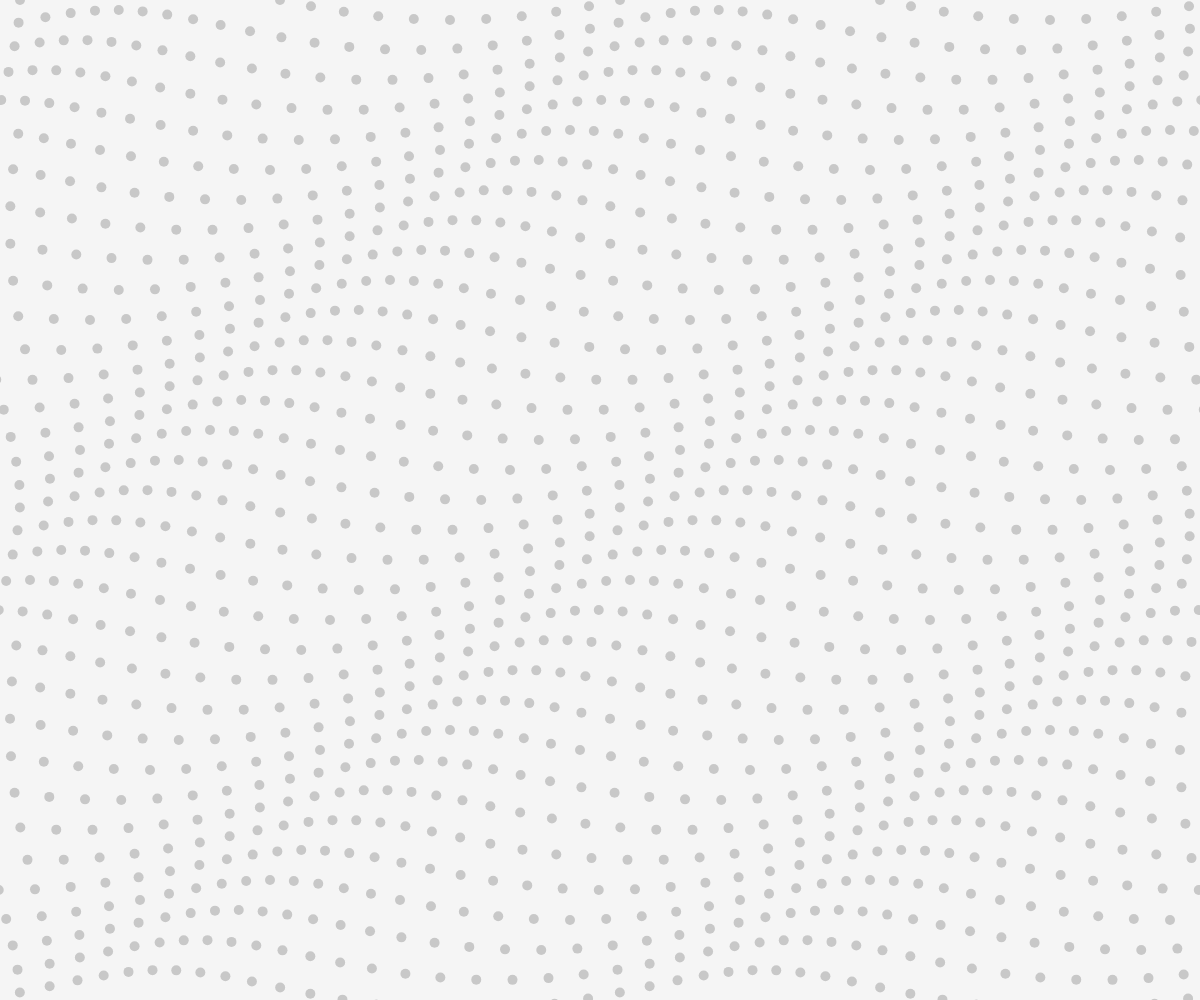
Frame 1 (no input)
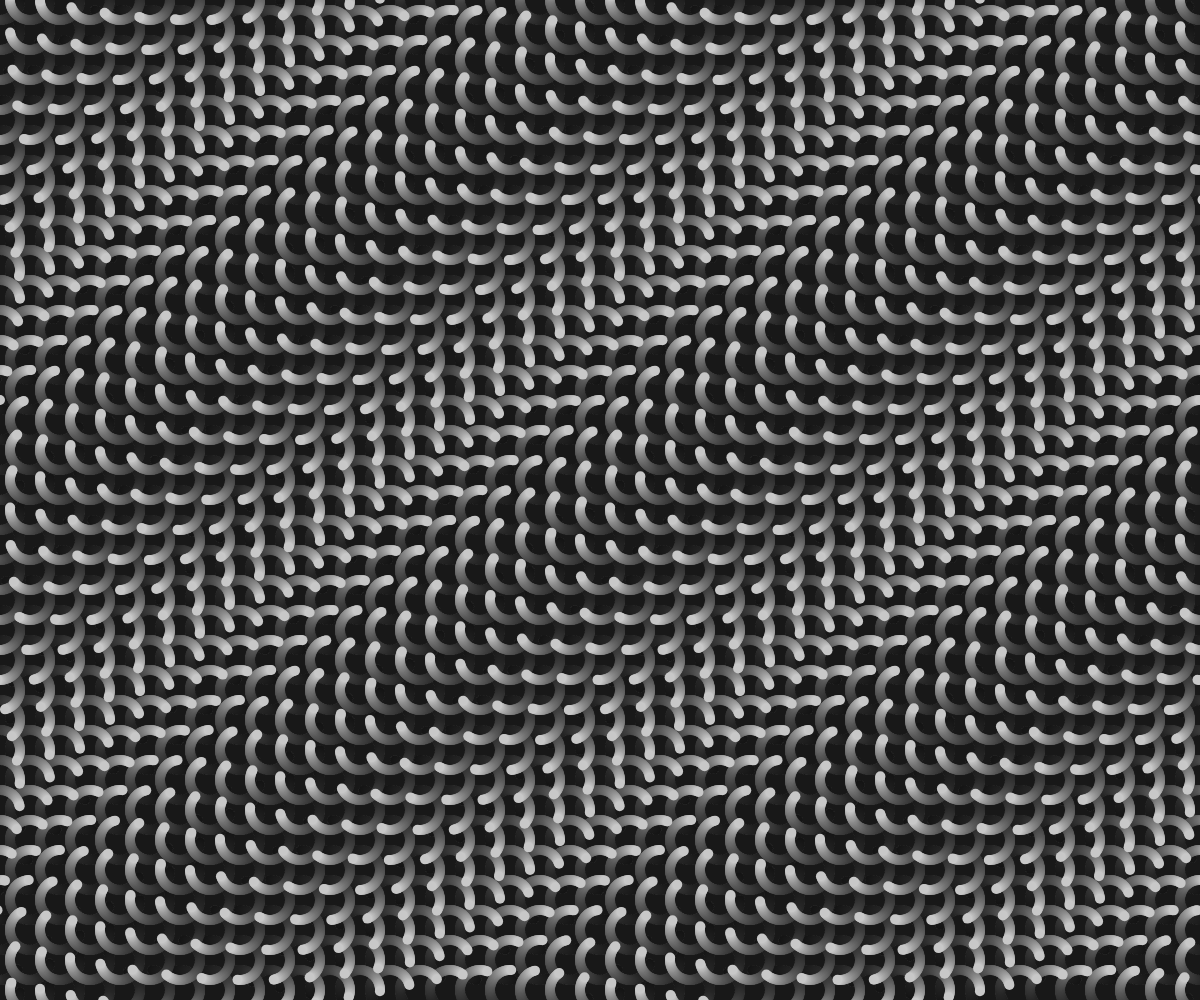
Frame 60 (no input)
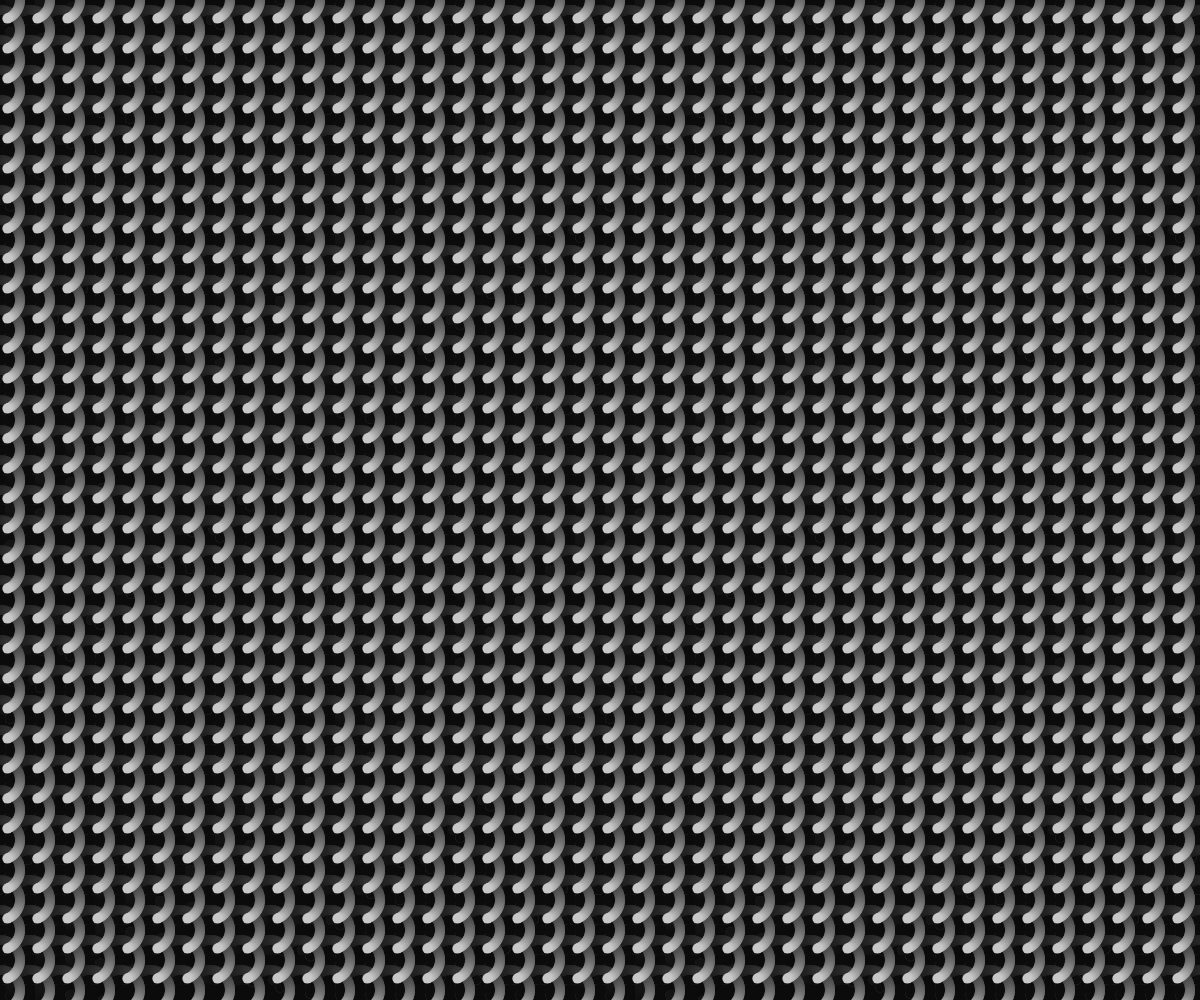
Frame 120 (the mouse pressed at the canvas centre since frame 60)

The p5.js sketch that drew these frames (run headless with seeded random() and noise() and a simulated clock; from frame 60 on, the mouse is pressed at the canvas centre):

// p5.js sketch
// ── sketch.js
let t = 0; // time variable

let ellipseW = 10;

function setup() {
  createCanvas(windowWidth, windowHeight);
  noStroke();
  //fill(40, 200, 40);
  fill(200, 200, 200);
}

function draw() {
  background(10, 10); // translucent background (creates trails)

  // make a x and y grid of ellipses
  for (let x = 0; x <= width; x = x + 30) {
    for (let y = 0; y <= height; y = y + 30) {
      // starting point of each circle depends on mouse position
      const xAngle = map(mouseX, 0, width, -4 * PI, 4 * PI, true);
      const yAngle = map(mouseY, 0, height, -4 * PI, 4 * PI, true);
      // and also varies based on the particle's location
      const angle = xAngle * (x / width) + yAngle * (y / height);

      // each particle moves in a circle
      const myX = x + 20 * cos(2 * PI * t + angle);
      const myY = y + 20 * sin(2 * PI * t + angle);

      ellipse(myX, myY, ellipseW); // draw particle
    }
  }

  t = t + 0.01; // update time
}
